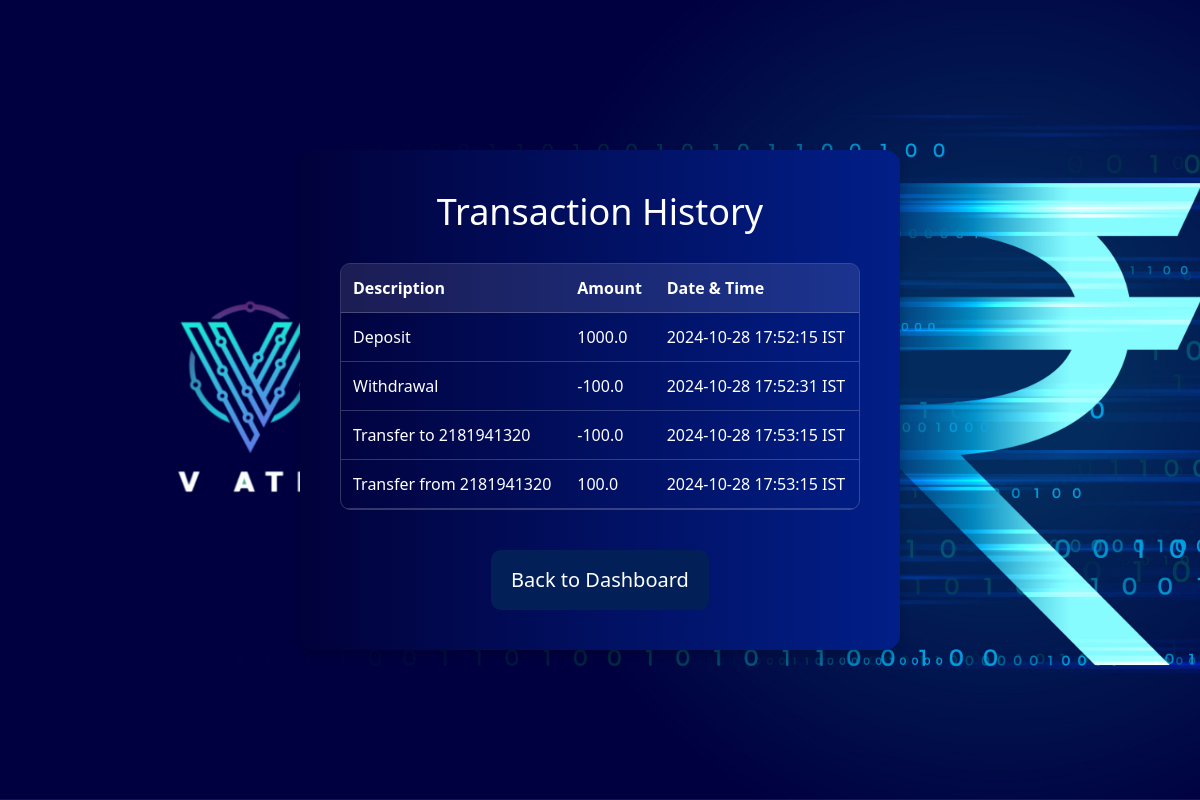
Screenshot of /transaction_history (signed in) with the database file from the repository.
### app.py (models this page shows)
class Transaction(db.Model):
    id = db.Column(db.Integer, primary_key=True)
    user_id = db.Column(db.Integer, db.ForeignKey('user.id'), nullable=False)
    amount = db.Column(db.Float, nullable=False)
    description = db.Column(db.String(200), nullable=False)
    recipient_vid = db.Column(db.String(10), nullable=True)
    timestamp = db.Column(db.DateTime, default=datetime.utcnow)

### app.py (the view)
@app.route('/transaction_history')
@login_required
def transaction_history():
    user_id = session['user_id']
    transactions = Transaction.query.filter_by(user_id=user_id).all()
    return render_template('transaction_history.html', transactions=transactions, timedelta=timedelta)

### app.py (called while the page is built)
def login_required(f):
    @wraps(f)
    def wrapper(*args, **kwargs):
        if 'user_id' not in session:
            flash('You need to log in first.', 'warning')
            return redirect(url_for('login'))
        return f(*args, **kwargs)
    return wrapper

### templates/transaction_history.html (shortened to what this page needs)
<!DOCTYPE html>
<html lang="en">
<head>
    <link rel="stylesheet" href="{{ url_for('static', filename='styles.css') }}">
    <link rel="stylesheet" href="https://stackpath.bootstrapcdn.com/bootstrap/4.5.2/css/bootstrap.min.css">
    <link rel="stylesheet" href="https://cdnjs.cloudflare.com/ajax/libs/font-awesome/6.5.0/css/all.min.css">
</head>
<body>
    <div class="logo"></div>
    <div class="form-container">
        <h2>Transaction History</h2>
        <div class="table-container">
            <table>
                <thead>
                    <tr>
                        <th>Description</th>
                        <th>Amount</th>
                        <th>Date & Time</th>
                    </tr>
                </thead>
                <tbody>
                    {% for transaction in transactions %}
                    <tr>
                        <td>{{ transaction.description }}</td>
                        <td>{{ transaction.amount }}</td>
                        <td>
                            {% if transaction.timestamp %}
                                {{ (transaction.timestamp + timedelta(hours=5, minutes=30)).strftime('%Y-%m-%d %H:%M:%S') }} IST
                            {% else %}
                                No timestamp available
                            {% endif %}
                        </td>
                    </tr>
                    {% endfor %}
                </tbody>
            </table>
        </div>
        <a href="{{ url_for('dashboard') }}" class="btn">Back to Dashboard</a>
    </div>
</body>
</html>

### templates/transaction_history.html (style rules this page uses)
body { font-family: 'Segoe UI', Tahoma, Geneva, Verdana, sans-serif; background: url('/static/background.jpg') no-repeat center center fixed; background-size: cover; color: #333; margin: 0; display: flex; justify-content: center; align-items: center; height: 100vh; }
.logo { position: fixed; left: 150px; top: 0; width: 200px; height: 100vh; background: url('/static/logo.png') no-repeat center; background-size: contain; z-index: -1; }
.form-container { max-width: 600px; width: 100%; padding: 40px; border-radius: 15px; background: linear-gradient(to right, #01013b, #011f88); color: white; text-align: center; box-shadow: 0 4px 8px rgba(0, 0, 0, 0.2); }
h2 { margin-bottom: 30px; font-size: 36px; }
.table-container { max-height: 300px; overflow-y: auto; margin-bottom: 20px; border: 1px solid rgba(255, 255, 255, 0.2); border-radius: 10px; }
table { width: 100%; border-collapse: collapse; margin: 0; color: white; }
th, td { padding: 12px; text-align: left; border-bottom: 1px solid rgba(255, 255, 255, 0.2); }
th { background-color: rgba(255, 255, 255, 0.1); font-weight: bold; }
.btn { display: inline-block; padding: 15px 20px; border-radius: 10px; background-color: #022057; border: none; font-size: 20px; color: white; text-decoration: none; transition: background-color 0.3s ease; margin-top: 20px; }

### rows the page displays
Transaction: timestamp "2024-10-28 17:52:15"
Transaction: timestamp "2024-10-28 17:52:31"
Transaction: timestamp "2024-10-28 17:53:15"
Transaction: timestamp "2024-10-28 17:53:15"
